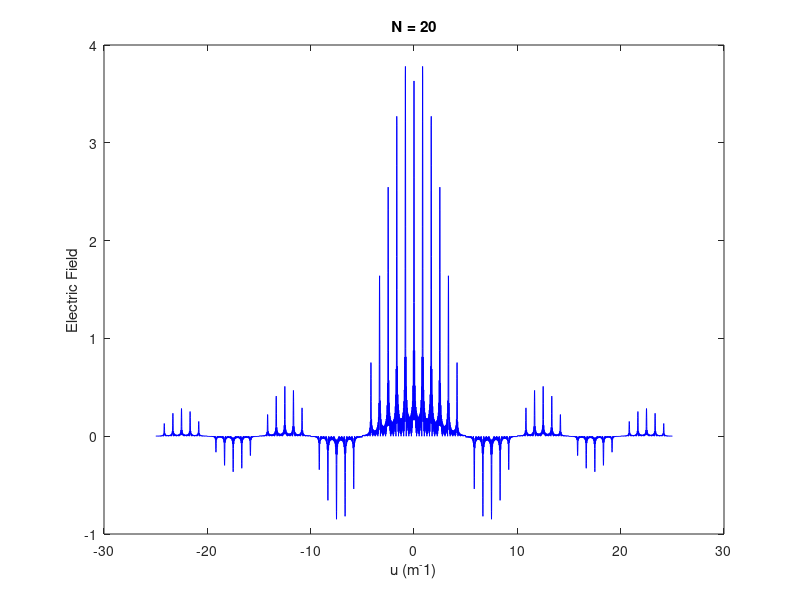

MATLAB code to generate this figure:
clear

a = 0.2;
d = 1;
N = 20;

uDom = -24.99:0.01:25;
for u2=1:1:5000
    u = (u2-2500)/100;
    sum = 0;
    for n=1:N
        sum = sum + exp(2*pi*1i*u*(n-1)*(a+d));
    end
    num = abs(sum);
    E(u2) = a*(sin(pi*u*a))/(pi*u*a) .* num ;
end

size(uDom)
size(E)
plot(uDom, E, 'b-')
title(sprintf('N = %.0f', N))
xlabel('u (m^-1)')
ylabel("Electric Field")
